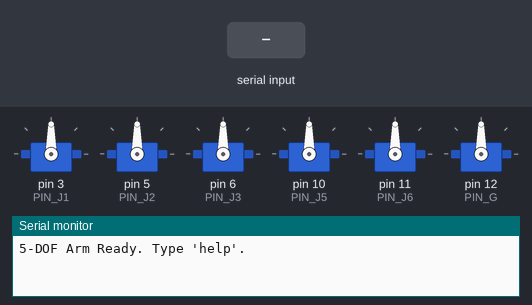
This sketch was run on a simulated Arduino Uno, built with avr-gcc and run on an emulated ATmega328P. Shown: 6 × servo, the last lines printed to the serial monitor. Inputs (shaded band) come from the test bench.

Above: at 1.7 s.
1.8 s: "HOME:1\n" received over Serial
At 2.8 s:
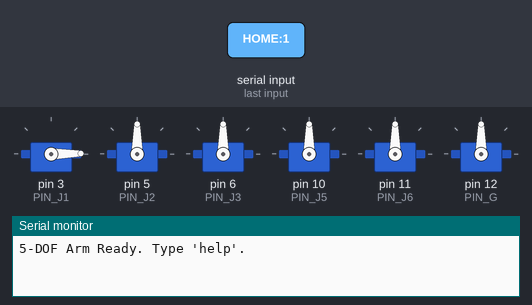
4.0 s: "HOME:150\n" received over Serial
At 5.8 s:
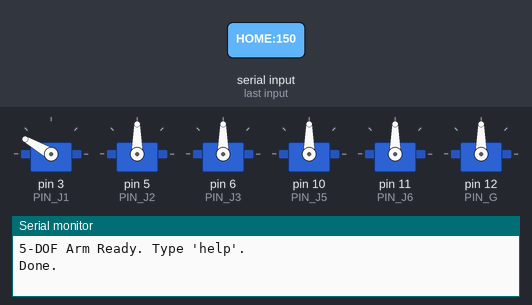
6.7 s: "P1:1\n" received over Serial
At 7.47 s:
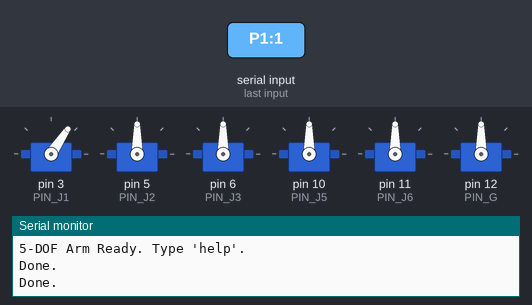
9.4 s: "HOME\n" received over Serial
At 10.69 s:
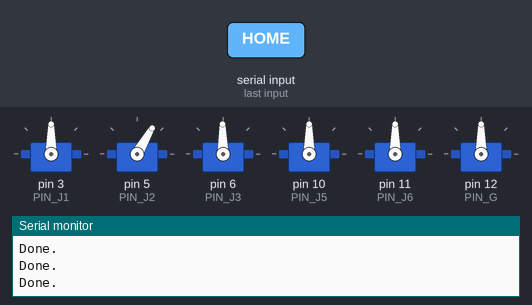
12.4 s: "P1:150\n" received over Serial
At 13.4 s:
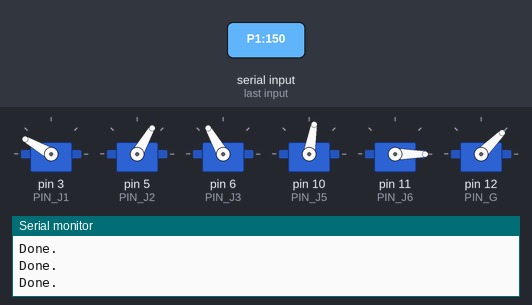
14.5 s: "P2:1\n" received over Serial
At 16.2 s:
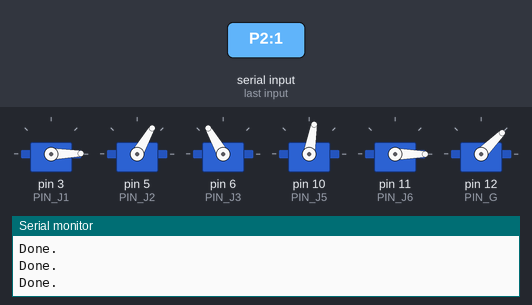
Timing chart, 0 to 17.7 s (numbered marks = the images above; inputs shaded):
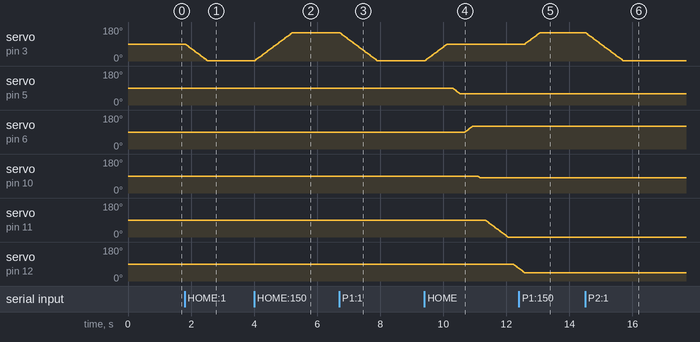

The sketch:

Robotic_arm_arduino_code.ino
```cpp
// Serial-controlled 5-DOF Robotic Arm + Gripper
// Wrist Pitch removed. Preset positions added.

#include <Servo.h>

// Servo pins
const int PIN_J1 = 3;   // Base
const int PIN_J2 = 5;   // Shoulder
const int PIN_J3 = 6;   // Elbow
const int PIN_J5 = 10;  // Wrist Roll
const int PIN_J6 = 11;  // Wrist Rotate
const int PIN_G  = 12;  // Gripper

// Angle limits
const int J1_MIN=0,  J1_MAX=180;
const int J2_MIN=0,  J2_MAX=180;
const int J3_MIN=0,  J3_MAX=180;
const int J5_MIN=0,  J5_MAX=180;
const int J6_MIN=0,  J6_MAX=180;
const int G_MIN =0,  G_MAX =90;

// Smooth movement speed
const int MOVE_STEP_DELAY_MS = 8;

// Delay between each servo motion
const int SERVO_DELAY_MS = 150;

// Servo objects
Servo s1,s2,s3,s5,s6,sg;

// ---------------------- PRESET POSITIONS ----------------------
// {J1, J2, J3, J5, J6, G}

int PRESET_HOME[6] =  {90, 60, 120, 80, 0, 45};

int PRESET_P1[6]   = {90, 60, 90, 40, 0, 45};
int PRESET_P2[6]   = {180, 60, 90, 40, 0, 45};
int PRESET_P3[6]   = {180, 60, 105, 60, 0, 60};

int PRESET_PP1[6] = {180, 60, 105, 60, 0, 23};

int PRESET_P4[6]   = {180, 60, 90, 80, 0, 25};
int PRESET_P5[6]   = {45, 60, 110, 80, 0, 25};
int PRESET_P6[6]   = {45, 60, 120, 80, 0, 50};

int PRESET_PLACE[6] = {45, 60, 100, 40, 0, 50};

int PRESET_P7[6]   = {45, 60, 100, 80, 0, 50};


// ------------ Clamp helper -------------
int clampInt(int v,int lo,int hi){
  if(v<lo) return lo;
  if(v>hi) return hi;
  return v;
}

// -------- Smooth servo motion ----------
void smoothWrite(Servo &s, int target){
  int curr = s.read();
  if(curr == target) return;

  if(curr < target){
    for(int a = curr; a <= target; a++){
      s.write(a);
      delay(MOVE_STEP_DELAY_MS);
    }
  } else {
    for(int a = curr; a >= target; a--){
      s.write(a);
      delay(MOVE_STEP_DELAY_MS);
    }
  }
}

// ------------ Move all servos ----------
void moveToAngles(int j1,int j2,int j3,int j5,int j6,int g){

  smoothWrite(s1, clampInt(j1,J1_MIN,J1_MAX));
  delay(SERVO_DELAY_MS);

  smoothWrite(s2, clampInt(j2,J2_MIN,J2_MAX));
  delay(SERVO_DELAY_MS);

  smoothWrite(s3, clampInt(j3,J3_MIN,J3_MAX));
  delay(SERVO_DELAY_MS);

  smoothWrite(s5, clampInt(j5,J5_MIN,J5_MAX));
  delay(SERVO_DELAY_MS);

  smoothWrite(s6, clampInt(j6,J6_MIN,J6_MAX));
  delay(SERVO_DELAY_MS);

  smoothWrite(sg, clampInt(g ,G_MIN ,G_MAX ));
}

// ------------ Move preset --------------
void movePreset(int preset[6]){
  moveToAngles(preset[0],preset[1],preset[2],
               preset[3],preset[4],preset[5]);
}

// ------------- Serial command handler --------------
void handleLine(String raw){
  raw.trim();
  if(raw.length()==0) return;

  String up = raw;
  up.toUpperCase();

  // ----------- PRESET COMMANDS ----------
  if(up=="HOME"){ movePreset(PRESET_HOME); return; }
  if(up=="P1"){ movePreset(PRESET_P1); return; }
  if(up=="P2"){ movePreset(PRESET_P2); return; }
  if(up=="P3"){ movePreset(PRESET_P3); return; }
  if(up=="PP1"){ movePreset(PRESET_PP1); return; }
  if(up=="P4"){ movePreset(PRESET_P4); return; }
  if(up=="P5"){ movePreset(PRESET_P5); return; }
  if(up=="P6"){ movePreset(PRESET_P6); return; }
  if(up=="PLACE"){ movePreset(PRESET_PLACE); return; }
  if(up=="P7"){ movePreset(PRESET_P7); return; }

  // ---------- HELP ----------
  if(up=="HELP"){
    Serial.println(F("Commands:"));
    Serial.println(F("  J1 J2 J3 J5 J6 G"));
    Serial.println(F("  Named: J1:90 J3:120 G:20"));
    Serial.println(F("Preset commands:"));
    Serial.println(F("  HOME, P1, P2, P3, PICK, P4, P5, P6, PLACE, P7"));
    return;
  }

  // Replace separators with spaces
  for(unsigned int i=0;i<raw.length();i++){
    char c = raw[i];
    if(c==':'||c==','||c=='=') raw[i]=' ';
  }

  // Token parsing
  char buf[150];
  raw.toCharArray(buf,sizeof(buf));
  char *tok = strtok(buf," \t");

  int nums[6];
  int n_nums = 0;

  bool sp[6]={0};
  int val[6]={0};

  while(tok){
    if(tok[0] != '\0'){

      if(isalpha((unsigned char)tok[0])){
        String T = String(tok);
        T.toUpperCase();

        char key = toupper(tok[0]);
        char *p = tok+1;

        while(*p && !((*p>='0'&&*p<='9')||*p=='-'||*p=='.')) p++;

        int v = (int)round(atof(p));

        int idx=-1;

        if(key=='J' && isdigit(tok[1])){
          int j = tok[1]-'0';
          if(j==1) idx=0;
          else if(j==2) idx=1;
          else if(j==3) idx=2;
          else if(j==5) idx=3;
          else if(j==6) idx=4;
        }
        else if(T.startsWith("G")) idx=5;

        if(idx>=0 && idx<6){
          sp[idx] = true;
          val[idx] = v;
        }
      }
      else {
        if(n_nums<6){
          nums[n_nums++] = (int)round(atof(tok));
        }
      }
    }
    tok = strtok(NULL," \t");
  }

  int currVals[6] = {
    s1.read(), s2.read(), s3.read(),
    s5.read(), s6.read(), sg.read()
  };

  int pos=0;
  for(int i=0;i<6;i++){
    if(sp[i]) currVals[i]=val[i];
    else if(pos<n_nums) currVals[i]=nums[pos++];
  }

  moveToAngles(currVals[0],currVals[1],currVals[2],
               currVals[3],currVals[4],currVals[5]);

  Serial.println(F("Done."));
}


// ------------------- MAIN LOOP --------------------
void setupServos(){
  s1.attach(PIN_J1);
  s2.attach(PIN_J2);
  s3.attach(PIN_J3);
  s5.attach(PIN_J5);
  s6.attach(PIN_J6);
  sg.attach(PIN_G);
}

void setup(){
  Serial.begin(115200);
  setupServos();
  delay(500);

  Serial.println(F("5-DOF Arm Ready. Type 'help'."));
}

void loop(){
  static String line = "";
  while(Serial.available()){
    char c = (char)Serial.read();
    if(c=='\r') continue;

    if(c=='\n'){
      handleLine(line);
      line="";
    } else {
      line += c;
      if(line.length()>200){
        line = line.substring(line.length()-200);
      }
    }
  }
}
```

Measured:
- after the input at 1.8 s, servo on pin 3 (PIN_J1): moves from 90° to 1° over 0.71 s, starting at once
- after the input at 4.0 s, servo on pin 3 (PIN_J1): moves from 1° to 150° over 1.2 s, starting at once
- after the input at 6.7 s, servo on pin 3 (PIN_J1): moves from 150° to 1° over 1.2 s, starting at once
- after the input at 9.4 s, servo on pin 3 (PIN_J1): moves from 1° to 90° over 0.71 s, starting at once; servo on pin 5 (PIN_J2): moves from 90° to 60° over 0.23 s, starting after 0.89 s
- after the input at 12.4 s, servo on pin 3 (PIN_J1): moves from 90° to 150° over 0.46 s, starting after 0.20 s
- after the input at 14.5 s, servo on pin 3 (PIN_J1): moves from 150° to 1° over 1.2 s, starting at once
